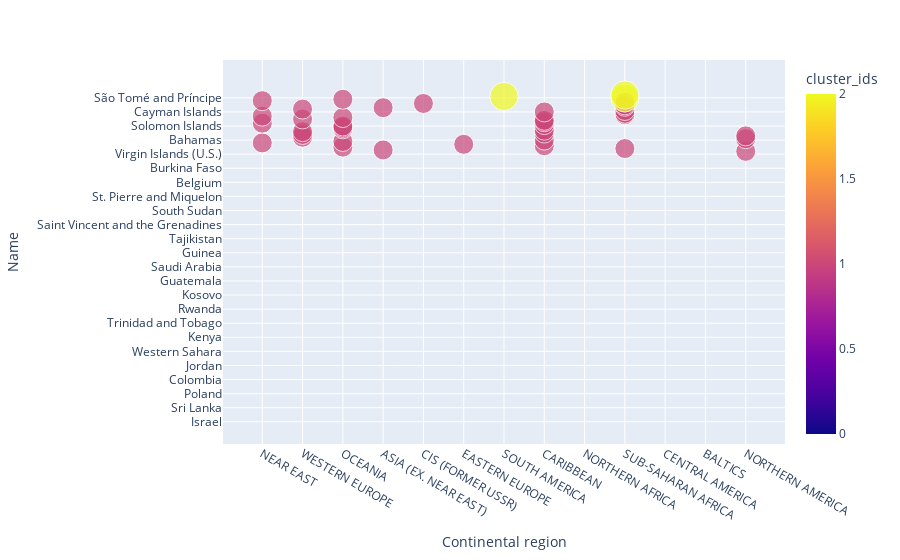

Notebook code cell kept with this figure:
### Code cell
import plotly.express as px
a = Avg
fig = px.scatter(a,x='Continental region',y='Name',color='cluster_ids',size='cluster_ids' , hover_data=['Average price of 1GB (USD)_left'])
fig.show()

### Figure 1 — Plotly figure (JSON) as saved in the notebook; plotly's stock layout.template omitted (floating-point values rounded to 4 significant figures; data arrays with more than 128 entries replaced by an {"elided": "..."} marker saying what was removed)
{"data": [{"customdata": {"elided": "233x1 float values"}, "hovertemplate": "Continental region=%{x}<br>Name=%{y}<br>cluster_ids=%{marker.color}<br>Average price of 1GB (USD)_left=%{customdata[0]}<extra></extra>", "legendgroup": "", "marker": {"color": {"elided": "233 int values"}, "coloraxis": "coloraxis", "size": {"elided": "233 int values"}, "sizemode": "area", "sizeref": 0.005, "symbol": "circle"}, "mode": "markers", "name": "", "orientation": "v", "showlegend": false, "type": "scatter", "x": {"elided": "233 str values"}, "xaxis": "x", "y": {"elided": "233 str values"}, "yaxis": "y"}], "layout": {"coloraxis": {"colorbar": {"title": {"text": "cluster_ids"}}, "colorscale": [[0, "#0d0887"], [0.1111, "#46039f"], [0.2222, "#7201a8"], [0.3333, "#9c179e"], [0.4444, "#bd3786"], [0.5556, "#d8576b"], [0.6667, "#ed7953"], [0.7778, "#fb9f3a"], [0.8889, "#fdca26"], [1, "#f0f921"]]}, "legend": {"itemsizing": "constant", "tracegroupgap": 0}, "margin": {"t": 60}, "xaxis": {"anchor": "y", "domain": [0, 1], "title": {"text": "Continental region"}}, "yaxis": {"anchor": "x", "domain": [0, 1], "title": {"text": "Name"}}}}
